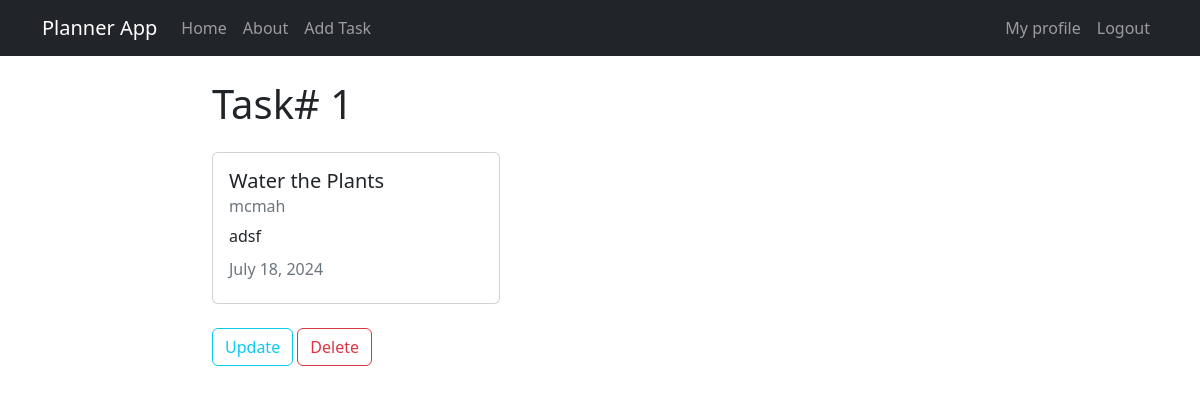
The page /workout/1/ (signed in) on the database its author committed.
### workouts/models.py (models this page shows, shortened)
class Workout(models.Model):
  title = models.CharField(max_length=100)
  description = models.TextField()
  author = models.ForeignKey(User, on_delete=models.CASCADE)
  created_at = models.DateTimeField(auto_now_add=True)
  updated_at = models.DateTimeField(auto_now=True)

### workouts/views.py (the view)
# urls.py: path('workout/<int:pk>/', views.WorkoutDetailView.as_view(), name="workouts-detail"),
class WorkoutDetailView(DetailView):
    model = models.Workout

### workouts/context_processors.py (called while the page is built)
def current_datetime(request):
    current_date = datetime.today().date()  # Corrected to get today's date
    current_time = datetime.now()  # Set current time to the beginning of the day
    added_time = current_time + timedelta(minutes=5)  # Add 5 minutes, you can change to seconds as needed
    stored_time = datetime.now().strftime('%Y-%m-%d %H:%M:%S')
    return {
        'current_time': current_time.strftime('%Y-%m-%d %H:%M:%S'),
        'current_date': current_date,
        'added_time': added_time.strftime('%Y-%m-%d %H:%M:%S'),
        'stored_time': stored_time,
    }

### workouts/templates/workouts/workout_detail.html
{% extends 'workouts/base.html' %} {% block content %}
<h1>Task# {{object.id}}</h1>
<div class="card my-4" style="width: 18rem">
  <div class="card-body">
    <h5 class="card-title">{{ object.title }}</h5>
    <h6 class="card-subtitle mb-2 text-muted">{{ object.author }}</h6>
    <p class="card-text">{{ object.description}}</p>
    <h6 class="card-subtitle mb-2 text-muted">
      {{ object.updated_at|date:"F d, Y" }}
    </h6>
  </div>
</div>
{% if object.author == user or user.is_staff %}
<div class="col-4">
  <a class="btn btn-outline-info" href="{% url 'workouts-update' object.id %}"
    >Update</a
  >
  <a class="btn btn-outline-danger" href="{% url 'workouts-delete' object.id %}"
    >Delete</a
  >
</div>
{% endif %}{% endblock content %}

### rows shown on the page
Workout: id "1", title "Water the Plants", author "mcmah", description "adsf", updated_at "July 18, 2024"
